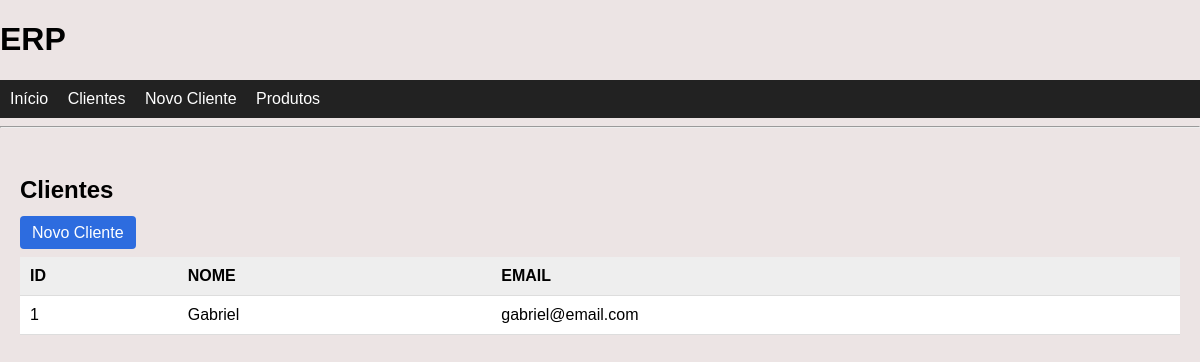
The app's page /clients, older data.
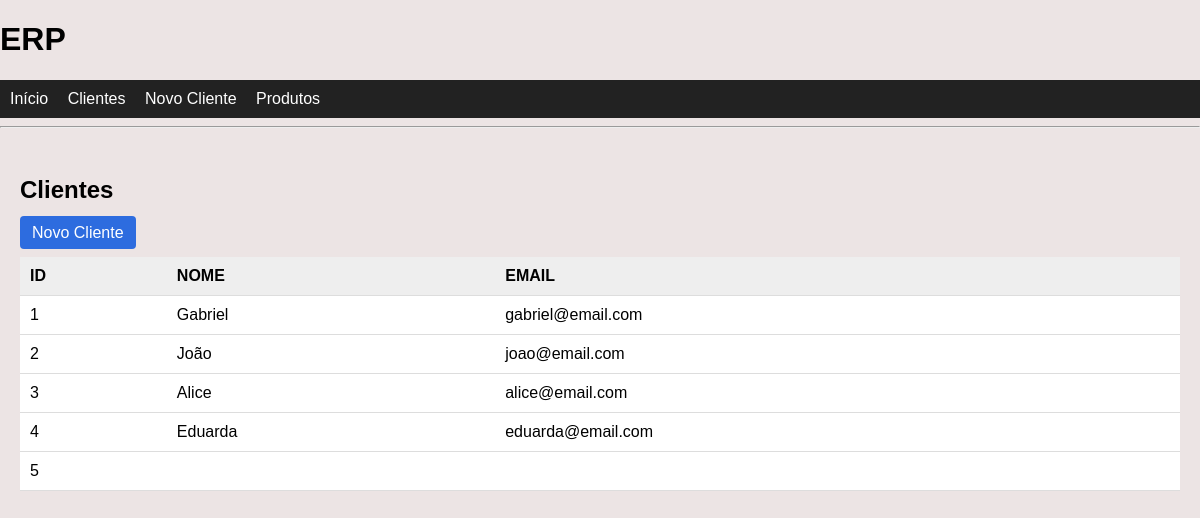
The same page, newer data.
### models.py (models this page shows, shortened)
class Client(db.Model):
    id = db.Column(db.Integer, primary_key=True)
    name = db.Column(db.String(100), nullable=False)
    email = db.Column(db.String(200), unique=True, nullable=False)

### app.py (the view)
@app.route("/clients")
def clients():
    clients = Client.query.all()
    return render_template("clients.html", clients=clients)

### templates/clients.html (shortened to what this page needs)
{% extends "base.html" %}
{% block content %}
<h2>Clientes</h2>
<div class="top-bar">
    <a class="btn" href="/clients/new">Novo Cliente</a>
</div>
<table>
    <thead>
        <th>ID</th>
        <th>NOME</th>
        <th>EMAIL</th>
    </thead>
    <tbody>
        {% for client in clients %}
        <tr>
            <td>{{ client.id }}</td>
            <td>{{ client.name }}</td>
            <td>{{ client.email }}</td>
        </tr>
        {% endfor %}
    </tbody>
</table>
{% endblock %}

### templates/base.html (shortened to what this page needs)
<!DOCTYPE html>
<html lang="pt-BR">
<head>
    <link rel="stylesheet" href="{{ url_for('static', filename='css/style.css')}}">
</head>
<body>
    <h1>ERP</h1>
    <nav>
        <a href="/">Início</a>
        <a href="/clients">Clientes</a>
        <a href="/clients/new">Novo Cliente</a>
        <a href="/products">Produtos</a>
    </nav>
    <hr>
    <div class="container">
        {% block content %}{% endblock %}
    </div>
</body>
</html>

### static/css/style.css (style rules this page uses)
body { font-family: Arial; margin: 0; background: #ece4e4; }
nav { background: #222; padding: 10px; }
nav a { color: white; margin-right: 15px; text-decoration: none; }
.container { padding: 20px; }
table { width: 100%; border-collapse: collapse; background: white; }
th, td { padding: 10px; border-bottom: 1px solid #ddd; }
th { background: #eee; text-align: left; }
.btn { padding: 8px 12px; background: #2d6cdf; color: white; text-decoration: none; border-radius: 4px; }
.top-bar { margin-bottom: 15px; }

Row changes from the older to the newer data that the page shows:
added Client: id "2", name "João", email "joao@email.com"
added Client: id "3", name "Alice", email "alice@email.com"
added Client: id "4", name "Eduarda", email "eduarda@email.com"
added Client: id "5"
